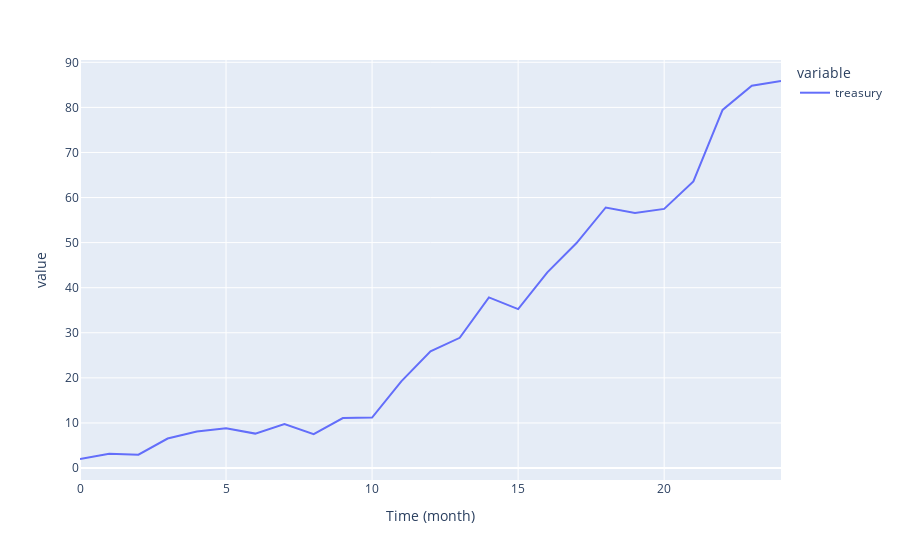

Write notebook code for a chart like this one.
### Code cell
fundmodel = {'curvetype':'constant','amount':5}

costmodel = {'curvetype':'noisy_saturate','noise':2,'maximum':20,'speed':.6,'start':5}
incomemodel = {'curvetype':'noisy_saturate','noise':3,'maximum':20,'speed':.4,'start':2}

daotreasury = 2 # initial treasury for every dao

# start simulation
Nstep = 24
var_df = runsimu(Nstep,daotreasury,{'costmodel':costmodel,'incomemodel':incomemodel,'fundmodel':fundmodel})
px.line(var_df,y=['treasury'])

### Figure 1 — Plotly figure (JSON) as saved in the notebook; plotly's stock layout.template omitted (floating-point values rounded to 4 significant figures)
{"data": [{"hovertemplate": "variable=treasury<br>Time (month)=%{x}<br>value=%{y}<extra></extra>", "legendgroup": "treasury", "line": {"color": "#636efa", "dash": "solid"}, "mode": "lines", "name": "treasury", "orientation": "v", "showlegend": true, "type": "scatter", "x": [0, 1, 2, 3, 4, 5, 6, 7, 8, 9, 10, 11, 12, 13, 14, 15, 16, 17, 18, 19, 20, 21, 22, 23, 24], "xaxis": "x", "y": [2, 3.141, 2.946, 6.546, 8.118, 8.801, 7.635, 9.732, 7.506, 11.07, 11.2, 19.22, 25.9, 28.89, 37.86, 35.24, 43.4, 49.9, 57.79, 56.59, 57.48, 63.58, 79.44, 84.81, 85.85], "yaxis": "y"}], "layout": {"legend": {"title": {"text": "variable"}, "tracegroupgap": 0}, "margin": {"t": 60}, "xaxis": {"anchor": "y", "domain": [0, 1], "title": {"text": "Time (month)"}}, "yaxis": {"anchor": "x", "domain": [0, 1], "title": {"text": "value"}}}}
